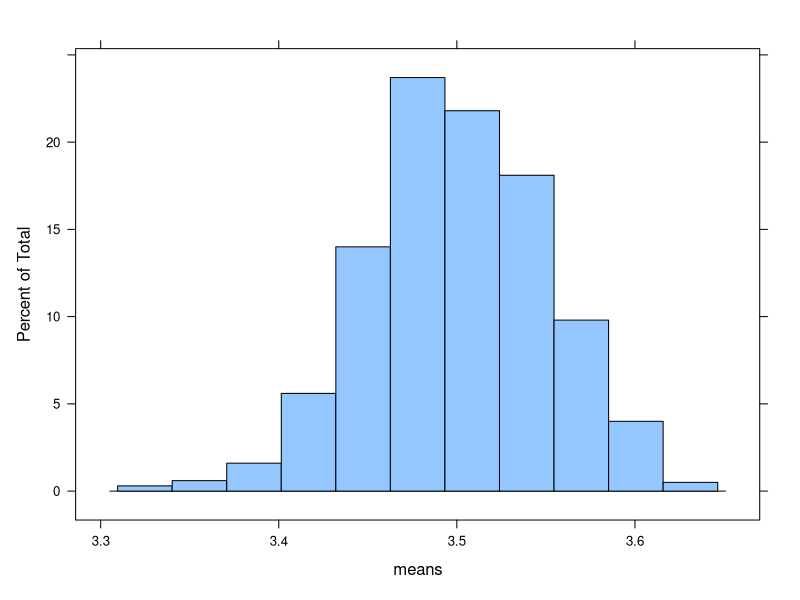

Write R code to recreate this figure.
## ---- chunk 1
knitr::opts_chunk$set(message = FALSE)
## ---- chunk 2
n = 1000
x = runif(n = n, 0, 10)
e = rnorm(n=100, mean = 0, sd = 1)
y = 2+3*x + e
## ---- chunk 3
lm(y~x)
## ---- chunk 4
n = 1000
x_1 = runif(n = n, 0, 10)
x_2 = runif(n = n, 0, 10)
e = rnorm(n=100, mean = 0, sd = 2)
y = 2+3*x_1+4*x_2+e

lm(y~x_1)
lm(y~x_2)

# The linear model fits the data fairly well, because the generated coefficients from the model are x1=2.798 and x2=3.886, where the final model's data has coefficients of 3x1 and 4x2, so they are close to being the same.
## ---- chunk 5
n = 1000000
list <- sample(6, n, replace = TRUE)

list2 <- matrix(list, nrow = 1000)

library(lattice)
means <- rowMeans(list2)
histogram(means)
## ---- chunk 6
n = 1000
x = runif(n = n, -1, 1)
list_x <- x
## ---- chunk 7
n = 1000
y = runif(n = n, -1, 1)
list_y <- y
## ---- chunk 8
z <- sum(x^2 + y^2 < 1|x^2 + y^2 == 1)
## ---- chunk 9
4*(z/1000)
## ---- chunk 10
n = 10000
x2 = runif(n = n, -1, 1)

n = 1000
y2 = runif(n = n, -1, 1)

z2 <- sum(x2^2 + y2^2 < 1|x2^2 + y2^2 == 1)

4*(z2/10000)
